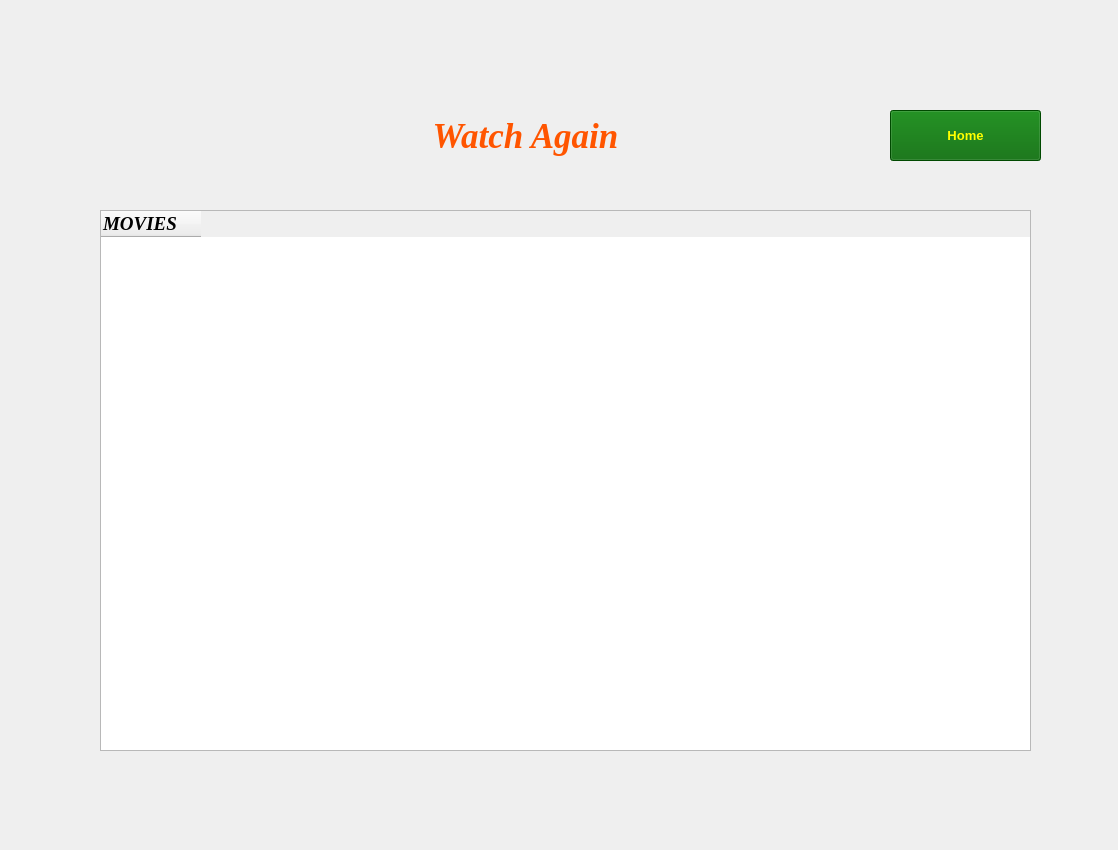
<?xml version="1.0" encoding="UTF-8"?>
<ui version="4.0">
 <class>MainWindow</class>
 <widget class="QMainWindow" name="MainWindow">
  <property name="geometry">
   <rect>
    <x>0</x>
    <y>0</y>
    <width>1118</width>
    <height>850</height>
   </rect>
  </property>
  <property name="windowTitle">
   <string>MainWindow</string>
  </property>
  <widget class="QWidget" name="centralwidget">
   <widget class="QLabel" name="wa">
    <property name="geometry">
     <rect>
      <x>260</x>
      <y>100</y>
      <width>531</width>
      <height>71</height>
     </rect>
    </property>
    <property name="font">
     <font>
      <family>Times New Roman</family>
      <pointsize>26</pointsize>
      <weight>75</weight>
      <italic>true</italic>
      <bold>true</bold>
     </font>
    </property>
    <property name="styleSheet">
     <string notr="true">color: rgb(255, 85, 0);</string>
    </property>
    <property name="text">
     <string>Watch Again</string>
    </property>
    <property name="scaledContents">
     <bool>true</bool>
    </property>
    <property name="alignment">
     <set>Qt::AlignCenter</set>
    </property>
   </widget>
   <widget class="QTableWidget" name="ml">
    <property name="geometry">
     <rect>
      <x>100</x>
      <y>210</y>
      <width>931</width>
      <height>541</height>
     </rect>
    </property>
    <property name="font">
     <font>
      <pointsize>14</pointsize>
      <weight>75</weight>
      <italic>true</italic>
      <bold>true</bold>
     </font>
    </property>
    <property name="editTriggers">
     <set>QAbstractItemView::NoEditTriggers</set>
    </property>
    <column>
     <property name="text">
      <string>MOVIES</string>
     </property>
     <property name="font">
      <font>
       <family>Times New Roman</family>
       <pointsize>14</pointsize>
       <weight>75</weight>
       <italic>true</italic>
       <bold>true</bold>
      </font>
     </property>
     <property name="textAlignment">
      <set>AlignLeading|AlignVCenter</set>
     </property>
    </column>
   </widget>
   <widget class="QPushButton" name="hm">
    <property name="geometry">
     <rect>
      <x>890</x>
      <y>110</y>
      <width>151</width>
      <height>51</height>
     </rect>
    </property>
    <property name="font">
     <font>
      <family>MS Shell Dlg 2</family>
      <pointsize>10</pointsize>
      <weight>75</weight>
      <italic>false</italic>
      <bold>true</bold>
     </font>
    </property>
    <property name="styleSheet">
     <string notr="true">background-color: rgb(0, 102, 0);
color: rgb(255, 255, 0);</string>
    </property>
    <property name="text">
     <string>Home</string>
    </property>
   </widget>
  </widget>
 </widget>
 <resources/>
 <connections/>
</ui>
